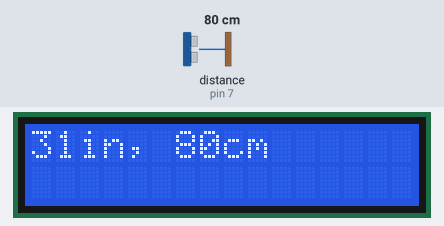
Simulated run of this sketch. Board: Arduino Uno, built with avr-gcc and run on an emulated ATmega328P. Shown: 16×2 character LCD. Wiring (inferred from the names in the program): ultrasonic range finder: trigger pin 6; echo pin 7. The inputs (shaded band) are chosen by the test bench; at power-on: distance to the obstacle (sensor on pin 7) 80 cm. The echo pulse lasts 58.3 µs per cm.

Above: at 1.2 s.
1.3 s: distance to the obstacle (sensor on pin 7) set to 2 cm
At 1.9 s:
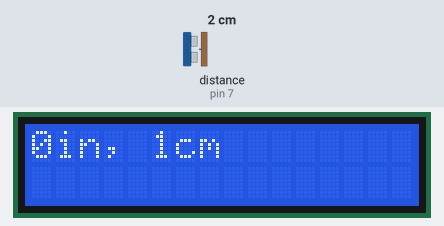
3.0 s: distance to the obstacle (sensor on pin 7) set to 4 cm
At 3.5 s:
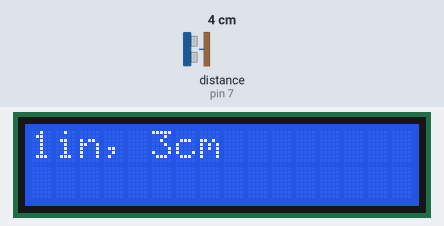
4.6 s: distance to the obstacle (sensor on pin 7) set to 120 cm
At 5.4 s:
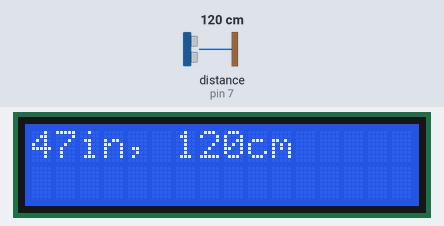
Timing chart, 0 to 7.6 s (numbered marks = the images above; inputs shaded):
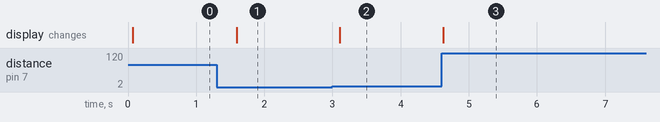

Measured:
- after the input at 1.3 s, the display: changes after 0.30 s (image 1)
- after the input at 3.0 s, the display: changes after 0.11 s (image 2)
- after the input at 4.6 s, the display: changes at once (image 3)

The sketch:

Ultraschal_LCD.ino
```cpp
#include   <LiquidCrystal.h>

LiquidCrystal lcd(12, 11, 5, 4, 3, 2);

int pingPin = 6;
int inPin = 7;

void setup() {
  lcd.begin(16, 2);
  lcd.print("testing...");
}

void loop()
{
  // establish variables for duration of the ping,
  // and the distance result in inches and centimeters:
  long duration, inches, cm;

  // The PING))) is triggered by a HIGH pulse of 2 or more microseconds.
  // Give a short LOW pulse beforehand to ensure a clean HIGH pulse:
  pinMode(pingPin, OUTPUT);
  digitalWrite(pingPin, LOW);
  delayMicroseconds(2);
  digitalWrite(pingPin, HIGH);
  delayMicroseconds(10);
  digitalWrite(pingPin, LOW);

  // The inpin is used to read the signal from the PING))): a HIGH
  // pulse whose duration is the time (in microseconds) from the sending
  // of the ping to the reception of its echo off of an object.
  pinMode(inPin, INPUT);
  duration = pulseIn(inPin, HIGH);

  // convert the time into a distance
  inches = microsecondsToInches(duration);
  cm = microsecondsToCentimeters(duration);
  lcd.clear();
  lcd.setCursor(0, 0);
  lcd.print(inches);
  lcd.print("in, ");
  lcd.print(cm);
  lcd.print("cm");

  delay(500);
}

long microsecondsToInches(long microseconds)
{
  // According to Parallax's datasheet for the PING))), there are
  // 73.746 microseconds per inch (i.e. sound travels at 1130 feet per
  // second).  This gives the distance travelled by the ping, outbound
  // and return, so we divide by 2 to get the distance of the obstacle.
  return microseconds / 74 / 2;
}

long microsecondsToCentimeters(long microseconds)
{
  // The speed of sound is 340 m/s or 29 microseconds per centimeter.
  // The ping travels out and back, so to find the distance of the
  // object we take half of the distance travelled.
  return microseconds / 29 / 2;
}
```
